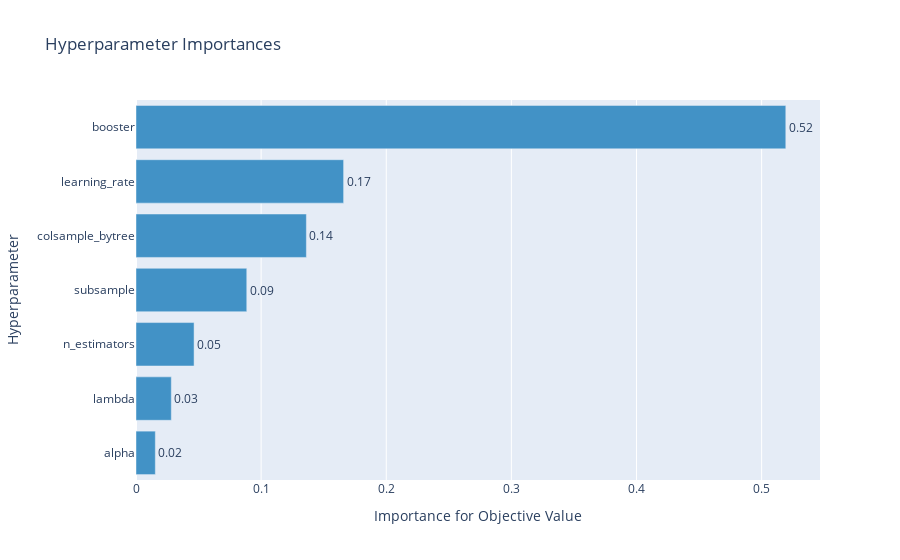

Notebook code cell kept with this figure:
### Code cell
plot_param_importances(study)

### Figure 1 — Plotly figure (JSON) as saved in the notebook; plotly's stock layout.template omitted (floating-point values rounded to 4 significant figures)
{"data": [{"cliponaxis": false, "hovertemplate": ["alpha (FloatDistribution): 0.015452230246509517<extra></extra>", "lambda (FloatDistribution): 0.02822093818950239<extra></extra>", "n_estimators (IntDistribution): 0.046406735695698365<extra></extra>", "subsample (FloatDistribution): 0.08852260724561713<extra></extra>", "colsample_bytree (FloatDistribution): 0.13616381977594338<extra></extra>", "learning_rate (FloatDistribution): 0.16592489214822445<extra></extra>", "booster (CategoricalDistribution): 0.5193087766985047<extra></extra>"], "marker": {"color": "rgb(66,146,198)"}, "orientation": "h", "text": ["0.02", "0.03", "0.05", "0.09", "0.14", "0.17", "0.52"], "textposition": "outside", "type": "bar", "x": [0.01545, 0.02822, 0.04641, 0.08852, 0.1362, 0.1659, 0.5193], "y": ["alpha", "lambda", "n_estimators", "subsample", "colsample_bytree", "learning_rate", "booster"]}], "layout": {"showlegend": false, "title": {"text": "Hyperparameter Importances"}, "xaxis": {"title": {"text": "Importance for Objective Value"}}, "yaxis": {"title": {"text": "Hyperparameter"}}}}
